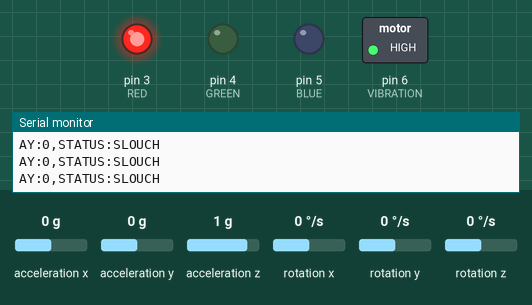
This sketch was run on a simulated Arduino Uno, built with avr-gcc and run on an emulated ATmega328P. On the bench: switched loads named in the sketch (green lamp = pin HIGH), output pins drawn as LEDs (lit = HIGH), the last lines printed to the serial monitor. Wiring (inferred from the names in the program): MPU-6050 motion sensor at I2C address 0x68. The inputs (shaded band) are chosen by the test bench; at power-on: acceleration y 0 g, acceleration x 0 g, acceleration z 1 g, rotation x 0 °/s, rotation y 0 °/s, rotation z 0 °/s.

Above: at 1.2 s.
1.3 s: acceleration y set to 0.8 g
2.8 s: acceleration y set to 1.1 g
At 4.0 s:
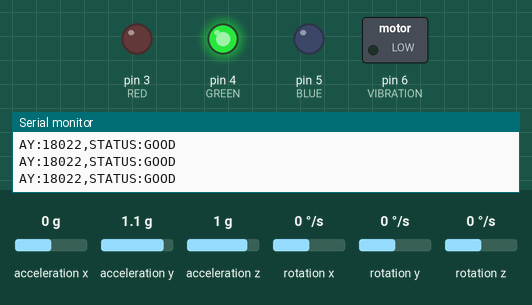
Timing chart, 0 to 5.8 s (numbered marks = the images above; inputs shaded):
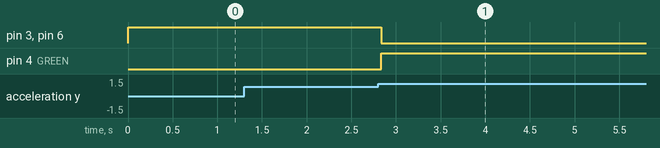

The sketch:

Final_arduino.ino
```cpp
#include <Wire.h>

#include <MPU6050.h>


MPU6050 imu;


// tune this later

int SLOUCH_THRESHOLD = 15500;


void setup() {

  Serial.begin(9600);

  Wire.begin();


  imu.initialize();


  // Wake up MPU6050

  Wire.beginTransmission(0x68);

  Wire.write(0x6B);

  Wire.write(0);

  Wire.endTransmission(true);


  Serial.println(imu.testConnection() ? "MPU OK" : "MPU FAIL");


  pinMode(3, OUTPUT); // RED

  pinMode(4, OUTPUT); // GREEN

  pinMode(5, OUTPUT); // BLUE (unused for now)

  pinMode(6, OUTPUT); // VIBRATION

}


void loop() {

  int16_t ax, ay, az;

  imu.getAcceleration(&ax, &ay, &az);

  String status;


  if (ay < SLOUCH_THRESHOLD) {

    //  SLOUCHING

    digitalWrite(4, LOW);   // GREEN OFF

    digitalWrite(3, HIGH);  // RED ON

    digitalWrite(6, HIGH);  // VIBRATION ON

    status = "SLOUCH";


  } else {

    //  GOOD POSTURE

    digitalWrite(4, HIGH);  // GREEN ON

    digitalWrite(3, LOW);   // RED OFF

    digitalWrite(6, LOW);   // VIBRATION OFF

    status = "GOOD";

  }

  Serial.print("AY:");
  Serial.print(ay);
  Serial.print(",STATUS:");
  Serial.println(status);


  delay(200);

}
```

Measured:
- the behaviour switches between 0.9 and 1 g on acceleration y (found by bisection; images 0 and 1)
- after the input at 2.8 s, pin 3 (RED), pin 6 (VIBRATION): HIGH → LOW at once; pin 4 (GREEN): LOW → HIGH at once
